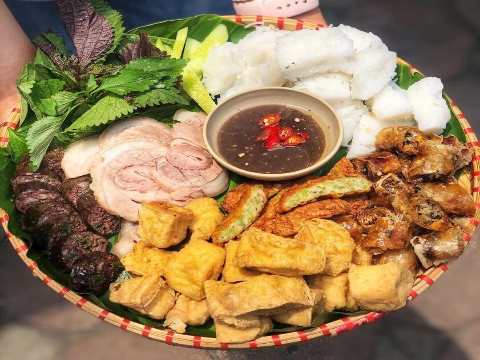
#> input picture data_test/image_1.png, 480 x 360 px
$ python final.py   (older library calls are emulated)
#> lines starting #> are read from the running program, lines starting #| are printed output that depends on the picture; long printed decimals are rounded
### calculate.py
import numpy as np
import os
from math import log10
from skimage.metrics import structural_similarity as ssim

def MSE(img1, img2):
    print("img1 shape:", img1.shape)
    print("img2 shape:", img2.shape)
    # Ensure both images have the same shape
    if img1.shape != img2.shape:
        raise ValueError("Images must have the same shape for MSE calculation.")

    # Calculate MSE
    mse = np.mean((img1.astype(np.float64) - img2.astype(np.float64)) ** 2)

    return mse


def PSNR(mse):
    if mse == 0:
        return float('inf')  # Return infinity for perfect reconstruction

    return 10 * log10((255 * 255) / mse)

def SSIM(img1, img2):
    # Chuyển đổi sang kiểu float64 để tính toán chính xác
    img1 = img1.astype(np.float64)
    img2 = img2.astype(np.float64)

    # Tính toán SSIM cho từng kênh màu và trung bình kết quả
    ssim_values = []
    for channel in range(img1.shape[-1]):
        channel_ssim = ssim(img1[:, :, channel], img2[:, :, channel], data_range=img2.max() - img2.min())
        ssim_values.append(channel_ssim)

    # Trả về giá trị SSIM trung bình của tất cả các kênh
    return np.mean(ssim_values)


def Compression_Ratio(filepath):
    Ori_img = os.stat(filepath).st_size
    Ori_img = Ori_img / 1024
    Com_img = os.path.getsize('decompressed.jpg')
    Com_img = Com_img / 1024
    CR = Ori_img / float(Com_img)
    return CR

# [13 lines left out: function calculate_ssim, not called in this run]

def calculate_bpp(image, compression_ratio):
    # Assuming image.dtype is uint8 (8 bits per channel)
    bpp = (8 * image.size) / (compression_ratio * image.shape[0] * image.shape[1])
    return bpp

### final.py
import collections
import time
from filecmp import cmp

import cv2
import pandas as pd
from matplotlib import pyplot as plt

from calculate import *


## thuật toán huffman
class node:
    def __init__(self, count, index, name=""):
        self.count = float(count)
        self.index = index
        self.name = name
        if self.name == "": self.name = index
        self.word = ""
        self.isinternal = 0

    def __cmp__(self, other):
        return cmp(self.count, other.count)

    def report(self):
        if (self.index == 1):
            print('#Symbol\tCount\tCodeword')
        print('%s\t(%2.2g)\t%s' % (self.name, self.count, self.word))
        pass

    def associate(self, internalnode):
        self.internalnode = internalnode
        internalnode.leaf = 1
        internalnode.name = self.name
        pass


class internalnode:
    def __init__(self):
        self.leaf = 0
        self.child = []
        pass

    def children(self, child0, child1):
        self.leaf = 0
        self.child.append(child0)
        self.child.append(child1)
        pass


def find(f, seq):
    for item in seq:
        if f(item):
            return item


def iterate(c):
    if (len(c) > 1):

        ## sắp xếp các nút theo số lượng, sử dụng hàm __cmp__ được xác định trong lớp nút
        deletednode = c[0]  # tạo bản sao của nút nhỏ nhất
        second = c[1].index  ## chỉ mục của nút thứ hai nhỏ nhất

        # cộng  hai thành phần dưới cùng
        c[1].count += c[0].count
        del c[0]

        root = iterate(c)

        ## Điền thông tin mới vào danh sách
        ## tìm từ mã đã được tách / nối
        co = find(lambda p: p.index == second, c)
        deletednode.word = co.word + '0'
        c.append(deletednode)
        co.word += '1'
        co.count -= deletednode.count  ## khôi phục số node lượng chính xác

        ## tạo ra các nhánh mới trong cây
        newnode0 = internalnode()
        newnode1 = internalnode()
        treenode = co.internalnode  # tìm nút có hai nút con
        treenode.children(newnode0, newnode1)
        deletednode.associate(newnode0)
        co.associate(newnode1)
        pass
    else:
        c[0].word = ""
        root = internalnode()
        c[0].associate(root)
        pass
    return root


def encode(sourcelist, code):
    answer = ""
    for s in sourcelist:
        co = find(lambda p: p.name == s, code)

        answer = answer + co.word

    return answer


def decode(string, root):
    answer = []
    clist = list(string)
    # duyệt bắt đầu từ gốc
    currentnode = root
    for c in clist:
        if (c == '\n'):  continue  # trường hợp đặc biệt cho các ký tự mới
        assert (c == '0') or (c == '1')
        currentnode = currentnode.child[int(c)]
        if currentnode.leaf != 0:
            answer.append(str(currentnode.name))
            currentnode = root
        pass
    assert (currentnode == root)
    return answer


def makenodes(probs):
    m = 0
    c = []
    for p in probs:
        m += 1;
        c.append(node(p[1], m, p[0]))
        pass
    return c


##  Zig-zag
def zig_zag(input_matrix, block_size):
    z = np.empty([block_size * block_size])
    index = -1
    bound = 0
    for i in range(0, 2 * block_size - 1):
        if i < block_size:
            bound = 0
        else:
            bound = i - block_size + 1
        for j in range(bound, i - bound + 1):
            index += 1
            if i % 2 == 1:
                z[index] = input_matrix[j, i - j]
            else:
                z[index] = input_matrix[i - j, j]
    return z


def zig_zag_reverse(input_matrix):
    block_size = 8
    output_matrix = np.empty([block_size, block_size])
    index = -1
    bound = 0
    input_m = []
    for i in range(0, 2 * block_size - 1):
        if i < block_size:
            bound = 0
        else:
            bound = i - block_size + 1
        for j in range(bound, i - bound + 1):
            index += 1
            if i % 2 == 1:
                output_matrix[j, i - j] = input_matrix[0][index]
            else:
                output_matrix[i - j, j] = input_matrix[0][index]
    return output_matrix

def process(img):
    # Ma trận lượng tử hóa
    qtable = np.array([[16, 11, 10, 16, 24, 40, 51, 61],
                       [12, 12, 14, 19, 26, 58, 60, 55],
                       [14, 13, 16, 24, 40, 57, 69, 56],
                       [14, 17, 22, 29, 51, 87, 80, 62],
                       [18, 22, 37, 56, 68, 109, 103, 77],
                       [24, 35, 55, 64, 81, 104, 113, 92],
                       [49, 64, 78, 87, 103, 121, 120, 101],
                       [72, 92, 95, 98, 112, 100, 103, 99]])

    ################## JPEG compression ##################
    start = time.time()
    iHeight, iWidth = img.shape[:2]
    zigZag = []
    for startY in range(0, iHeight, 8):
        for startX in range(0, iWidth, 8):
            block = img[startY:startY + 8, startX:startX + 8]

            # Tính DCT cho khối
            block_t = np.float32(block)  # chuyển đổi sang số thực
            dct = cv2.dct(block_t)

            # lượng tử hóa các hệ số DCT
            block_q = np.floor(np.divide(dct, qtable) + 0.5)

            # Zig Zag
            zigZag.append(zig_zag(block_q, 8))

    # DPCM cho giá trị DC
    dc = []
    dc.append(zigZag[0][0])  # giữ nguyên giá trị đầu tiên
    for i in range(1, len(zigZag)):
        dc.append(zigZag[i][0] - zigZag[i - 1][0])

    # RLC cho giá trị AC
    rlc = []
    zeros = 0
    for i in range(0, len(zigZag)):
        zeros = 0
        for j in range(1, len(zigZag[i])):
            if (zigZag[i][j] == 0):
                zeros += 1
            else:
                rlc.append(zeros)
                rlc.append(zigZag[i][j])
                zeros = 0
        if (zeros != 0):
            rlc.append(zeros)
            rlc.append(0)

    #### Huffman ####

    # Huffman DPCM
    # Tìm tần suất xuất hiện cho mỗi giá trị của danh sách
    counterDPCM = collections.Counter(dc)

    # Xác định danh sách các giá trị dưới dạng danh sách các cặp (điểm, Tần suất tương ứng)
    probsDPCM = []
    for key, value in counterDPCM.items():
        probsDPCM.append((key, np.float32(value)))

    # Tạo danh sách các nút cho thuật toán Huffman
    symbolsDPCM = makenodes(probsDPCM)

    # chạy thuật toán Huffman trên một danh sách các "nút". Nó trả về một con trỏ đến gốc của một cây mới của "các nút bên trong".
    rootDPCM = iterate(symbolsDPCM)

    # Mã hóa danh sách các ký hiệu nguồn.
    sDPMC = encode(dc, symbolsDPCM)

    # Huffman RLC
    # Tìm tần suất xuất hiện cho mỗi giá trị của danh sách
    counterRLC = collections.Counter(rlc)

    # Xác định danh sách giá trị dưới dạng danh sách các cặp (điểm, Tần suất tương ứng)
    probsRLC = []
    for key, value in counterRLC.items():
        probsRLC.append((key, np.float32(value)))

    # Tạo danh sách các nút cho thuật toán Huffman
    symbolsRLC = makenodes(probsRLC)

    # chạy thuật toán Huffman trên một danh sách các "nút". Nó trả về một con trỏ đến gốc của một cây mới của "các nút bên trong".
    root = iterate(symbolsRLC)

    # Mã hóa danh sách các ký hiệu nguồn.
    sRLC = encode(rlc, symbolsRLC)
    stop = time.time()  # thời gian kết thúc nén

    ################## JPEG decompression ##################

    #### Huffman ####

    # Huffman DPCM
    # Giải mã một chuỗi nhị phân bằng cách sử dụng cây Huffman được truy cập thông qua root
    dDPCM = decode(sDPMC, rootDPCM)
    decodeDPMC = []
    for i in range(0, len(dDPCM)):
        decodeDPMC.append(float(dDPCM[i]))

    # Huffman RLC
    # Giải mã một chuỗi nhị phân bằng cách sử dụng cây Huffman được truy cập thông qua root
    dRLC = decode(sRLC, root)
    decodeRLC = []
    for i in range(0, len(dRLC)):
        decodeRLC.append(float(dRLC[i]))

    # Inverse DPCM
    inverse_DPCM = []
    inverse_DPCM.append(decodeDPMC[0])  # giá trị đầu tiên giữ nguyên
    for i in range(1, len(decodeDPMC)):
        inverse_DPCM.append(decodeDPMC[i] + inverse_DPCM[i - 1])

    # Inverse RLC
    inverse_RLC = []
    for i in range(0, len(decodeRLC)):
        if (i % 2 == 0):
            if (decodeRLC[i] != 0.0):
                if (i + 1 < len(decodeRLC) and decodeRLC[i + 1] == 0):
                    for j in range(1, int(decodeRLC[i])):
                        inverse_RLC.append(0.0)
                else:
                    for j in range(0, int(decodeRLC[i])):
                        inverse_RLC.append(0.0)
        else:
            inverse_RLC.append(decodeRLC[i])

    new_img = np.empty(shape=(iHeight, iWidth))
    height = 0
    width = 0
    temp = []
    temp2 = []
    for i in range(0, len(inverse_DPCM)):
        temp.append(inverse_DPCM[i])
        for j in range(0, 63):
            temp.append((inverse_RLC[j + i * 63]))
        temp2.append(temp)

        # inverse Zig-Zag và nghịch đảo Lượng tử hóa các hệ số DCT
        inverse_blockq = np.multiply(np.reshape(
            zig_zag_reverse(temp2), (8, 8)), qtable)

        # inverse DCT
        inverse_dct = cv2.idct(inverse_blockq)

        # Đảm bảo rằng height và width không vượt quá kích thước của new_img
        if height + 8 <= iHeight and width + 8 <= iWidth:
            new_img[height:height + 8, width:width + 8] = inverse_dct
        else:
            break

        width = width + 8
        if (width == iWidth):
            width = 0
            height = height + 8
        temp = []
        temp2 = []

    # Đảm bảo rằng giá trị trong new_img nằm trong khoảng [0, 255]
    np.place(new_img, new_img > 255, 255)
    np.place(new_img, new_img < 0, 0)

    return new_img
def main():
    directory = './data_test/'

    image_files = [f for f in os.listdir(directory) if f.lower().endswith(('.png', '.jpg', '.jpeg', '.bmp'))]

    sorted_image_files = []
    mse_values = []
    psnr_values = []
    ssim_values = []
    compression_ratio_values = []
    bpp_values = []
    sorted_psnr_values = []
    sorted_bpp_values = []
    sorted_ssim_values = []
    sorted_comratio_values = []
    image_names = []
    time_compress = []
    sorted_time_compress = []

    for image_file in image_files:
        start = time.time()
        # Construct the full file path
        filepath = os.path.join(directory, image_file)

        old_image = cv2.imread(filepath)
#> old_image is the input picture: shape (360, 480, 3); mean B, G, R 86.6, 125.9, 155.2

        # Pad the image to make it divisible by 8 with white padding
        oHeight, oWidth = old_image.shape[:2]
#> oHeight = 360; oWidth = 480
        pad_height = (8 - oHeight % 8) % 8
#> pad_height = 0
        pad_width = (8 - oWidth % 8) % 8
#> pad_width = 0

        # Use cv2.copyMakeBorder with the calculated padding
        old_image = cv2.copyMakeBorder(old_image, 0, pad_height, 0, pad_width, cv2.BORDER_CONSTANT, value=(255, 255, 255))

        original_image = cv2.cvtColor(old_image, cv2.COLOR_BGR2RGB)
        image = cv2.cvtColor(old_image, cv2.COLOR_BGR2YCrCb)
#> image: shape (360, 480, 3); mean of channels 0, 1, 2 130.2, 145.8, 103.4

        # BGR to YCrBr
        ycbcr_image = cv2.cvtColor(old_image, cv2.COLOR_BGR2YCrCb)

        # Tách các kênh màu
        y_channel, cr_channel, cb_channel = cv2.split(ycbcr_image)
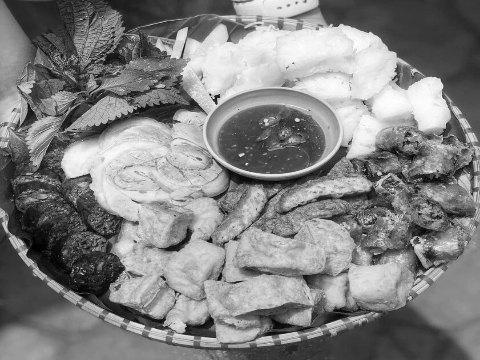
#> y_channel: shape (360, 480); min 0, max 254, mean 130.2
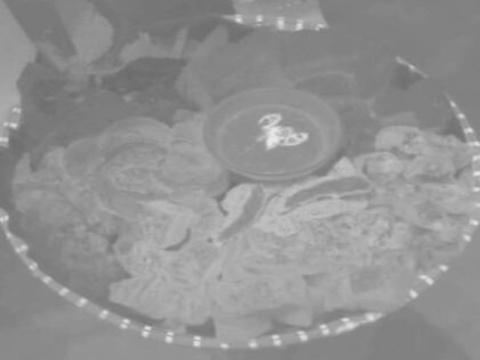
#> cr_channel: shape (360, 480); min 108, max 235, mean 145.8
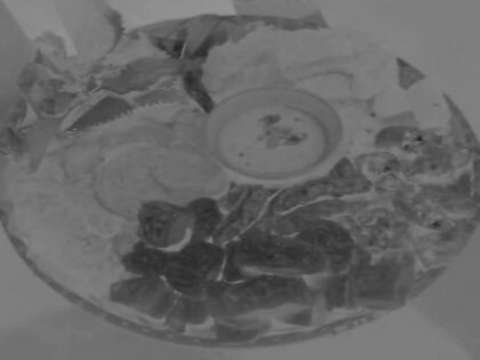
#> cb_channel: shape (360, 480); min 33, max 148, mean 103.4

        result = np.zeros_like(image)
        result[:, :, 0] = process(y_channel)
#> the loop in process, `for key, value in counterDPCM.items():` made 116 passes
#> (key, value) on passes 1 to 12: (43, 4), (-24, 9), (2, 136), (1, 172), (-1, 149), (-2, 145), (3, 93), (4, 87), (0, 184), (-6, 81), (-3, 95), (6, 60)
#> the loop in makenodes, `for p in probs:` made 116 passes
#> the loop in encode, `for s in sourcelist:` made 2700 passes
#> s on passes 1, 2, 4: 43, -24, 1
#> the loop in process, `for key, value in counterRLC.items():` made 105 passes
#> (key, value) on passes 1 to 12: (0, 26090), (17, 66), (-9, 167), (1, 13463), (3, 2266), (-4, 846), (-2, 2888), (-1, 8881), (2, 4290), (11, 162), (38, 100), (58, 84)
#> the loop in makenodes (call 2), `for p in probs:` made 105 passes
#> the loop in encode (call 2), `for s in sourcelist:` made 70778 passes
#> s on passes 2 to 4: 17, 0, -9
#> in process, `new_img = np.empty(shape=(iHeight, iWidth))`: new_img: shape (360, 480) float64; every value is 0
#> in process, `np.place(new_img, new_img > 255, 255)`: new_img: shape (360, 480) float64; min -19.46, max 255, mean 130.2
#> in process, `np.place(new_img, new_img < 0, 0)`: new_img: shape (360, 480) float64; min 0, max 255, mean 130.2
#> result: shape (360, 480, 3); mean of channels 0, 1, 2 129.7, 0, 0
        result[:, :, 1] = process(cr_channel)
#> the loop in process (call 2), `for key, value in counterDPCM.items():` made 52 passes
#> (key, value) on passes 1 to 12: (69, 1), (-7, 31), (-1, 350), (1, 422), (0, 685), (3, 144), (-2, 147), (-4, 70), (12, 6), (5, 54), (-3, 125), (8, 38)
#> the loop in process (call 2), `for key, value in counterRLC.items():` made 51 passes
#> (key, value) on passes 1 to 12: (0, 8264), (4, 306), (-2, 672), (1, 4323), (-1, 2930), (56, 127), (63, 554), (61, 340), (60, 100), (3, 554), (58, 328), (59, 232)
#> in process (call 2), `new_img = np.empty(shape=(iHeight, iWidth))`:
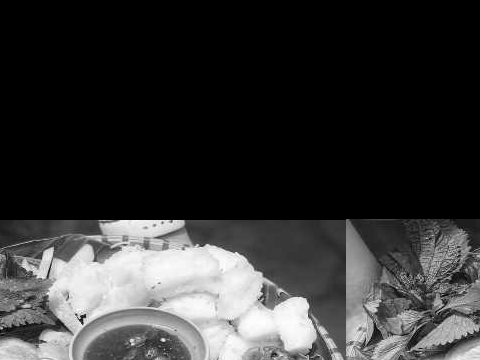
#> new_img: shape (360, 480) float64; min 0, max 255, mean 52.9
#> result: shape (360, 480, 3); mean of channels 0, 1, 2 129.7, 145.5, 0
        result[:, :, 2] = process(cb_channel)
#> the loop in process (call 3), `for key, value in counterDPCM.items():` made 42 passes
#> (key, value) on passes 1 to 12: (62, 1), (6, 65), (0, 638), (-1, 390), (-2, 186), (4, 88), (1, 351), (-11, 13), (-3, 108), (2, 192), (-5, 52), (7, 47)
#> the loop in process (call 3), `for key, value in counterRLC.items():` made 51 passes
#> (key, value) on passes 1 to 12: (0, 8836), (-5, 87), (2, 1447), (1, 4518), (-1, 2950), (56, 123), (63, 563), (61, 256), (62, 118), (-4, 174), (3, 704), (5, 182)
#> in process (call 3), `new_img = np.empty(shape=(iHeight, iWidth))`:
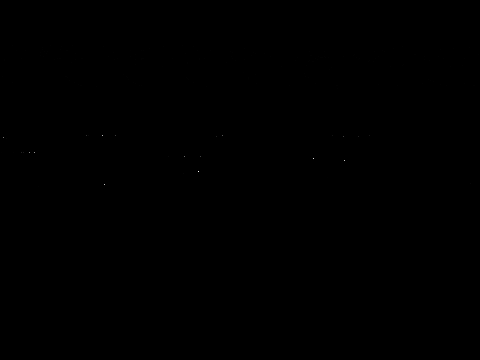
#> new_img: shape (360, 480) float64; 0% of the values are NaN or infinite; the others: min -1.15e+202, max 1.63e+308, mean inf; drawn with min black, max white, NaN and infinite black
#> result: shape (360, 480, 3); mean of channels 0, 1, 2 129.7, 145.5, 103

        new_img = cv2.cvtColor(result, cv2.COLOR_YCrCb2RGB)
#> new_img: shape (360, 480, 3)
        stop = time.time()

        plt.subplot(121), plt.imshow(original_image, cmap='gray'), plt.title('Original Image')
        plt.xticks([]), plt.yticks([])
        plt.subplot(122), plt.imshow(new_img, cmap='gray'), plt.title('Image after decompress')
        plt.xticks([]), plt.yticks([])
        plt.show()
        cv2.imwrite("decompress.jpg", cv2.cvtColor(new_img, cv2.COLOR_RGB2BGR))

        mse = MSE(image, new_img)
#| img1 shape: (360, 480, 3)
#| img2 shape: (360, 480, 3)
        psnr = PSNR(mse)
        ssim = SSIM(image, new_img)
#> in SSIM, `img1 = img1.astype(np.float64)`:
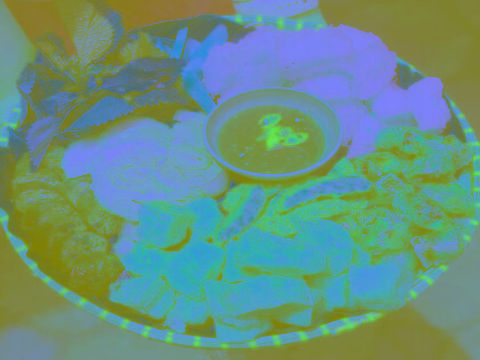
#> img1: shape (360, 480, 3) float64; mean of channels 0, 1, 2 130.2, 145.8, 103.4; drawn as B, G, R
#> in SSIM, `img2 = img2.astype(np.float64)`:
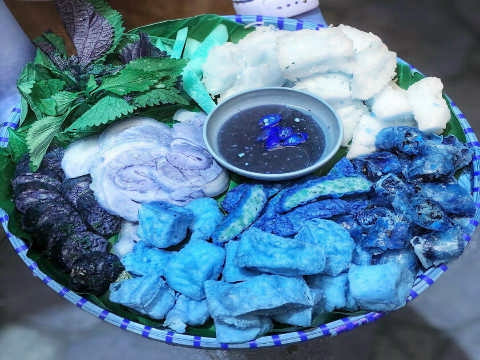
#> img2: shape (360, 480, 3) float64; mean of channels 0, 1, 2 154.1, 125.8, 85.4; drawn as B, G, R
        compression_ratio = Compression_Ratio(filepath)
        bpp = calculate_bpp(image, compression_ratio)
        image_files = [os.path.basename(filepath) for filepath in image_files]

        mse_values.append(mse)
        psnr_values.append(psnr)
        ssim_values.append(ssim)
        time_compress.append(stop - start)
        compression_ratio_values.append(compression_ratio)
        bpp_values.append(bpp)

        sorted_indices = np.argsort(bpp_values)
        sorted_bpp_values = np.array(bpp_values)[sorted_indices]
        sorted_psnr_values = np.array(psnr_values)[sorted_indices]
        sorted_ssim_values = np.array(ssim_values)[sorted_indices]
        sorted_comratio_values = np.array(compression_ratio_values)[sorted_indices]
        sorted_image_files = np.array(image_files)[sorted_indices]
        sorted_time_compress = np.array(time_compress)[sorted_indices]

        print(filepath)
        print('Time Compress: ', stop - start)
        print('Compression Ratio: ', compression_ratio)
        print("loading...")
#> pass 2 of the loop in main, `for image_file in image_files:`:
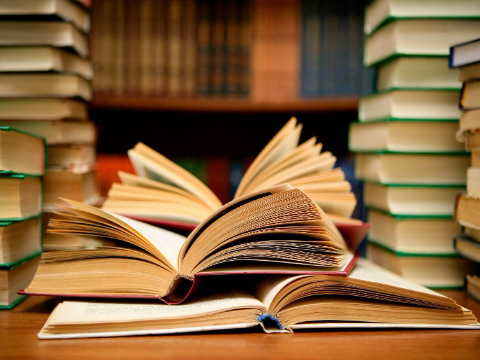
#> input picture data_test/image_2.png, 480 x 360 px
#> in main, old_image is the input picture: shape (360, 480, 3); mean B, G, R 60.3, 99.7, 135.5
#> image: shape (360, 480, 3); mean of channels 0, 1, 2 105.9, 149.1, 102.3
#> the loop in process (call 4), `for key, value in counterDPCM.items():` made 121 passes
#> (key, value) on passes 1 to 8: (50, 2), (-1, 227), (1, 203), (2, 132), (3, 83), (10, 29), (16, 10), (-19, 14)
#> the loop in process (call 4), `for key, value in counterRLC.items():` made 115 passes
#> (key, value) on passes 1 to 8: (1, 6524), (-5, 409), (-1, 4564), (4, 846), (54, 356), (0, 16518), (-3, 855), (6, 453)
#> after the loop in process (call 4), `for i in range(0, len(inverse_DPCM)):`:
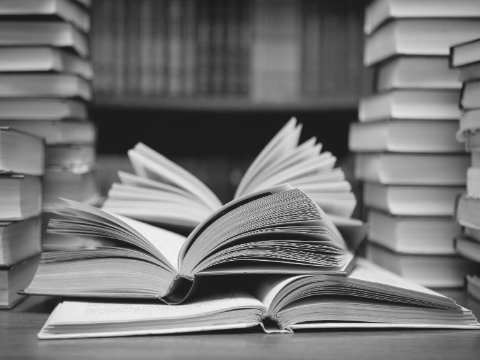
#> new_img: shape (360, 480) float64; min -31.9, max 265.5, mean 105.9; drawn with min black and max white
#| img1 shape: (360, 480, 3)
#| img2 shape: (360, 480, 3)
#> in SSIM (call 2), `img2 = img2.astype(np.float64)`:
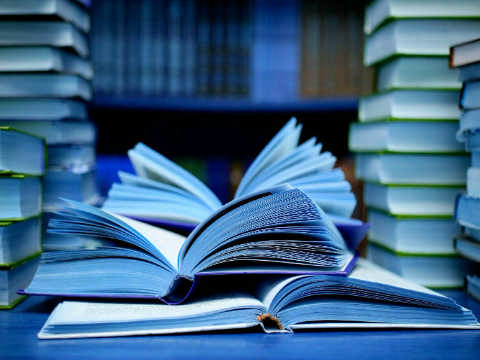
#> img2: shape (360, 480, 3) float64; mean of channels 0, 1, 2 134.6, 99.7, 59.4; drawn as B, G, R

    data = {
        'Image': sorted_image_files,
        'BPP': sorted_bpp_values,
        'PSNR': sorted_psnr_values,
        'SSIM': sorted_ssim_values,
        'Compression Ratio': sorted_comratio_values,
        'Time Compress': sorted_time_compress,
    }

    pd.set_option('display.max_columns', None)
    df = pd.DataFrame(data)
    print(df)
#|          Image        BPP       PSNR      SSIM  Compression Ratio  \
#| 0  image_1.png  16.603  13.010  0.4328           1.445
#| 1  image_3.png  16.603  13.010  0.4328           1.445
#| 2  image_2.png  21.609  11.819  0.447           1.111
#|    Time Compress
#| 0       6.942
#| 1       7.219
#| 2       4.537

    sum = np.sum(sorted_time_compress)
    print("Sum of time", sum)
#| Sum of time 18.698

    plt.figure(figsize=(8, 6))
    plt.plot(sorted_bpp_values, sorted_psnr_values, linestyle='-', marker='o', color='green', label='Line of Best Fit')
    plt.title('PSNR vs Bits per Pixel (BPP) for Image Reconstruction')
    plt.xlabel('Bits per Pixel (BPP)')
    plt.ylabel('PSNR')
    plt.grid(True)
    plt.legend()
    plt.show()


if __name__ == "__main__":
    main()
